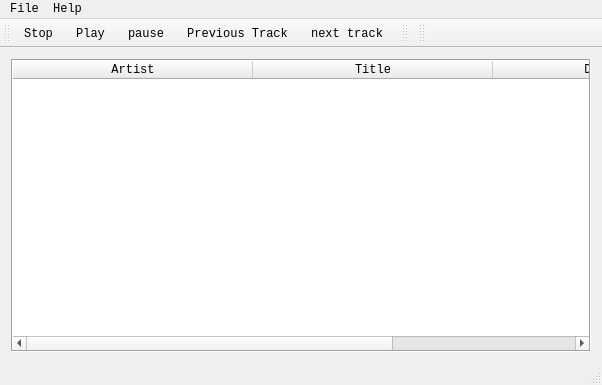
<?xml version="1.0" encoding="UTF-8"?>
<ui version="4.0">
 <class>MainWindow</class>
 <widget class="QMainWindow" name="MainWindow">
  <property name="geometry">
   <rect>
    <x>0</x>
    <y>0</y>
    <width>602</width>
    <height>385</height>
   </rect>
  </property>
  <property name="font">
   <font>
    <family>Consolas</family>
    <stylestrategy>PreferAntialias</stylestrategy>
   </font>
  </property>
  <property name="windowTitle">
   <string>Player</string>
  </property>
  <property name="windowIcon">
   <iconset resource="player_resources.qrc">
    <normaloff>:/Downloads/material-design/png/play107.png</normaloff>:/Downloads/material-design/png/play107.png</iconset>
  </property>
  <property name="tabShape">
   <enum>QTabWidget::Rounded</enum>
  </property>
  <widget class="QWidget" name="centralWidget">
   <layout class="QHBoxLayout" name="horizontalLayout">
    <item>
     <widget class="QTableWidget" name="tableWidget">
      <property name="autoFillBackground">
       <bool>true</bool>
      </property>
      <property name="frameShape">
       <enum>QFrame::Box</enum>
      </property>
      <property name="frameShadow">
       <enum>QFrame::Sunken</enum>
      </property>
      <property name="lineWidth">
       <number>1</number>
      </property>
      <property name="midLineWidth">
       <number>0</number>
      </property>
      <property name="verticalScrollBarPolicy">
       <enum>Qt::ScrollBarAsNeeded</enum>
      </property>
      <property name="sizeAdjustPolicy">
       <enum>QAbstractScrollArea::AdjustToContentsOnFirstShow</enum>
      </property>
      <property name="alternatingRowColors">
       <bool>false</bool>
      </property>
      <property name="selectionBehavior">
       <enum>QAbstractItemView::SelectRows</enum>
      </property>
      <property name="gridStyle">
       <enum>Qt::NoPen</enum>
      </property>
      <property name="columnCount">
       <number>3</number>
      </property>
      <attribute name="horizontalHeaderCascadingSectionResizes">
       <bool>true</bool>
      </attribute>
      <attribute name="horizontalHeaderDefaultSectionSize">
       <number>240</number>
      </attribute>
      <attribute name="horizontalHeaderStretchLastSection">
       <bool>true</bool>
      </attribute>
      <attribute name="verticalHeaderVisible">
       <bool>false</bool>
      </attribute>
      <attribute name="verticalHeaderDefaultSectionSize">
       <number>30</number>
      </attribute>
      <column>
       <property name="text">
        <string>Artist</string>
       </property>
      </column>
      <column>
       <property name="text">
        <string>Title</string>
       </property>
      </column>
      <column>
       <property name="text">
        <string>Duration</string>
       </property>
      </column>
     </widget>
    </item>
   </layout>
  </widget>
  <widget class="QMenuBar" name="menuBar">
   <property name="geometry">
    <rect>
     <x>0</x>
     <y>0</y>
     <width>602</width>
     <height>26</height>
    </rect>
   </property>
   <widget class="QMenu" name="menuFile">
    <property name="title">
     <string>File</string>
    </property>
    <addaction name="actionAuthorize"/>
    <addaction name="actionQuit"/>
   </widget>
   <widget class="QMenu" name="menuHelp">
    <property name="title">
     <string>Help</string>
    </property>
    <addaction name="actionAbout"/>
   </widget>
   <addaction name="menuFile"/>
   <addaction name="menuHelp"/>
  </widget>
  <widget class="QToolBar" name="Buttons">
   <property name="windowTitle">
    <string>toolBar</string>
   </property>
   <property name="movable">
    <bool>true</bool>
   </property>
   <property name="allowedAreas">
    <set>Qt::BottomToolBarArea|Qt::TopToolBarArea</set>
   </property>
   <property name="iconSize">
    <size>
     <width>30</width>
     <height>30</height>
    </size>
   </property>
   <property name="toolButtonStyle">
    <enum>Qt::ToolButtonIconOnly</enum>
   </property>
   <property name="floatable">
    <bool>false</bool>
   </property>
   <attribute name="toolBarArea">
    <enum>TopToolBarArea</enum>
   </attribute>
   <attribute name="toolBarBreak">
    <bool>false</bool>
   </attribute>
   <addaction name="actionStop"/>
   <addaction name="actionPlay"/>
   <addaction name="actionPause"/>
   <addaction name="actionPrevious_Track"/>
   <addaction name="actionNext_Track"/>
  </widget>
  <widget class="QToolBar" name="Seekbar">
   <property name="minimumSize">
    <size>
     <width>0</width>
     <height>0</height>
    </size>
   </property>
   <property name="contextMenuPolicy">
    <enum>Qt::ActionsContextMenu</enum>
   </property>
   <property name="acceptDrops">
    <bool>false</bool>
   </property>
   <property name="windowTitle">
    <string>toolBar_2</string>
   </property>
   <property name="allowedAreas">
    <set>Qt::BottomToolBarArea|Qt::TopToolBarArea</set>
   </property>
   <property name="toolButtonStyle">
    <enum>Qt::ToolButtonFollowStyle</enum>
   </property>
   <property name="floatable">
    <bool>false</bool>
   </property>
   <attribute name="toolBarArea">
    <enum>TopToolBarArea</enum>
   </attribute>
   <attribute name="toolBarBreak">
    <bool>false</bool>
   </attribute>
  </widget>
  <widget class="QStatusBar" name="statusBar"/>
  <widget class="QToolBar" name="Volume">
   <property name="windowTitle">
    <string>toolBar_3</string>
   </property>
   <property name="allowedAreas">
    <set>Qt::BottomToolBarArea|Qt::TopToolBarArea</set>
   </property>
   <property name="floatable">
    <bool>false</bool>
   </property>
   <attribute name="toolBarArea">
    <enum>TopToolBarArea</enum>
   </attribute>
   <attribute name="toolBarBreak">
    <bool>false</bool>
   </attribute>
  </widget>
  <action name="actionAuthorize">
   <property name="text">
    <string>Authorize</string>
   </property>
  </action>
  <action name="actionQuit">
   <property name="text">
    <string>Quit</string>
   </property>
  </action>
  <action name="actionPlay">
   <property name="icon">
    <iconset resource="player_resources.qrc">
     <normaloff>:/icons/Downloads/material-design/png/play106.png</normaloff>
     <normalon>:/icons/Downloads/material-design/png/play106.png</normalon>:/icons/Downloads/material-design/png/play106.png</iconset>
   </property>
   <property name="text">
    <string>Play</string>
   </property>
   <property name="visible">
    <bool>true</bool>
   </property>
  </action>
  <action name="actionStop">
   <property name="icon">
    <iconset resource="player_resources.qrc">
     <normaloff>:/icons/Downloads/material-design/png/stop46.png</normaloff>:/icons/Downloads/material-design/png/stop46.png</iconset>
   </property>
   <property name="text">
    <string>Stop</string>
   </property>
  </action>
  <action name="actionPause">
   <property name="icon">
    <iconset resource="player_resources.qrc">
     <normaloff>:/icons/Downloads/material-design/png/pause44.png</normaloff>:/icons/Downloads/material-design/png/pause44.png</iconset>
   </property>
   <property name="text">
    <string>pause</string>
   </property>
   <property name="toolTip">
    <string>Pause</string>
   </property>
  </action>
  <action name="actionNext_Track">
   <property name="icon">
    <iconset resource="player_resources.qrc">
     <normaloff>:/icons/Downloads/material-design/png/play109.png</normaloff>:/icons/Downloads/material-design/png/play109.png</iconset>
   </property>
   <property name="text">
    <string>next track</string>
   </property>
   <property name="toolTip">
    <string>Next Track</string>
   </property>
  </action>
  <action name="actionPrevious_Track">
   <property name="icon">
    <iconset resource="player_resources.qrc">
     <normaloff>:/icons/Downloads/material-design/png/previous14.png</normaloff>:/icons/Downloads/material-design/png/previous14.png</iconset>
   </property>
   <property name="text">
    <string>Previous Track</string>
   </property>
   <property name="toolTip">
    <string>Previous Track</string>
   </property>
  </action>
  <action name="actionAbout">
   <property name="text">
    <string>About</string>
   </property>
  </action>
 </widget>
 <layoutdefault spacing="6" margin="11"/>
 <resources>
  <include location="player_resources.qrc"/>
 </resources>
 <connections/>
</ui>
